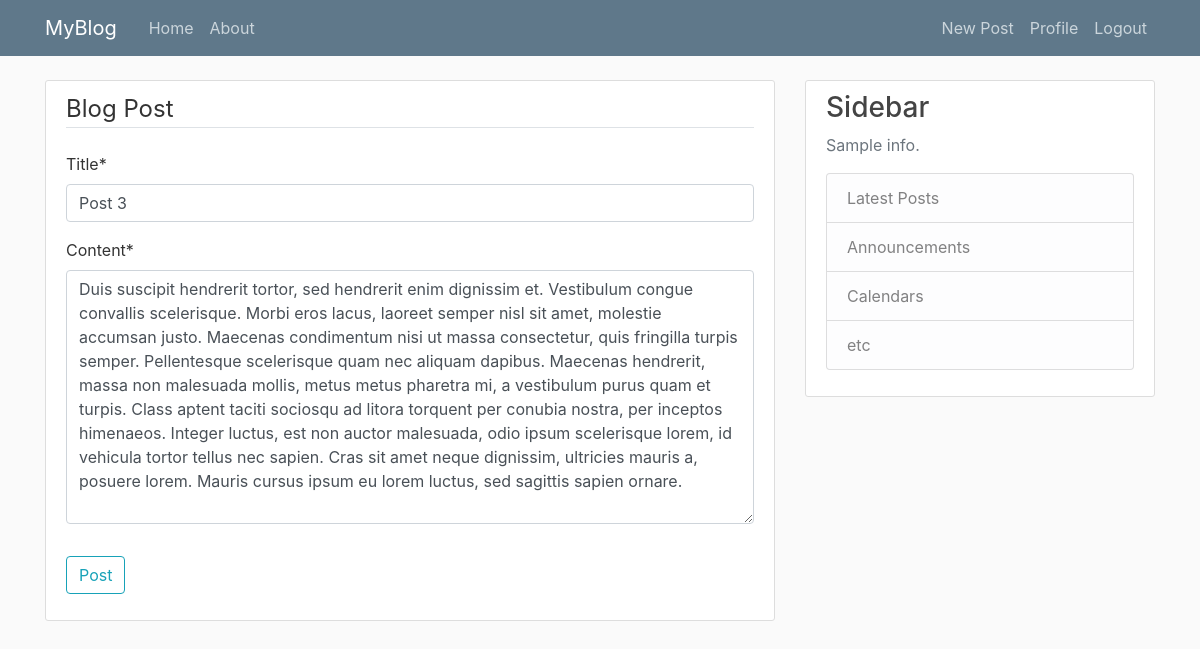
The app's page /post/11/update/ (signed in) with its own data.
### blog/models.py (models this page shows, shortened)
class Post(models.Model):
    title = models.CharField(max_length=100)
    content = models.TextField()
    date_posted = models.DateTimeField(default=timezone.now)
    author = models.ForeignKey(User, on_delete=models.CASCADE)

### blog/views.py (the view, shortened to what this page needs)
# urls.py: path('post/<int:pk>/update/', PostUpdateView.as_view(), name='post-update'),
class PostUpdateView(LoginRequiredMixin, UserPassesTestMixin, UpdateView):
    model = Post
    fields = ['title', 'content']
    def test_func(self):
        post = self.get_object()
        if self.request.user == post.author:
            return True
        return False

### blog/templates/blog/post_form.html (shortened to what this page needs)
{% extends "blog/base.html" %}
{% load crispy_forms_tags %}
{% block content %}
    <div class="content-section">
        <form method="POST">
            <fieldset class="form-group">
                <legend class="border-bottom mb-4">Blog Post</legend>
                {{ form|crispy }}
            </fieldset>
            <div class="form-group">
                <button class="btn btn-outline-info" type="submit">Post</button>
            </div>
        </form>
    </div>
{% endblock content %}

### blog/static/blog/main.css (style rules this page uses)
body { background: #fafafa; color: #333333; margin-top: 5rem; }
.content-section { background: #ffffff; padding: 10px 20px; border: 1px solid #dddddd; border-radius: 3px; margin-bottom: 20px; }

### records on screen
Post: title "Post 3", content "Duis suscipit hendrerit tortor, sed hendrerit enim dignissim et. Vestibulum congue convallis scelerisque. Morbi eros lacus, laoreet semper nisl sit amet, molestie accumsan justo. Maecenas condimentum nisi ut massa consectetur, quis fringilla turpis semper. Pellentesque scelerisque quam nec aliquam dapibus. Maecenas hendrerit, massa non malesuada mollis, metus metus pharetra mi, a vestibulum purus quam et turpis. Class aptent taciti sociosqu ad litora torquent per conubia nostra, per inceptos himenaeos. Integer luctus, est non auctor malesuada, odio ipsum scelerisque lorem, id vehicula tortor tellus nec sapien. Cras sit amet neque dignissim, ultricies mauris a, posuere lorem. Mauris cursus…"
